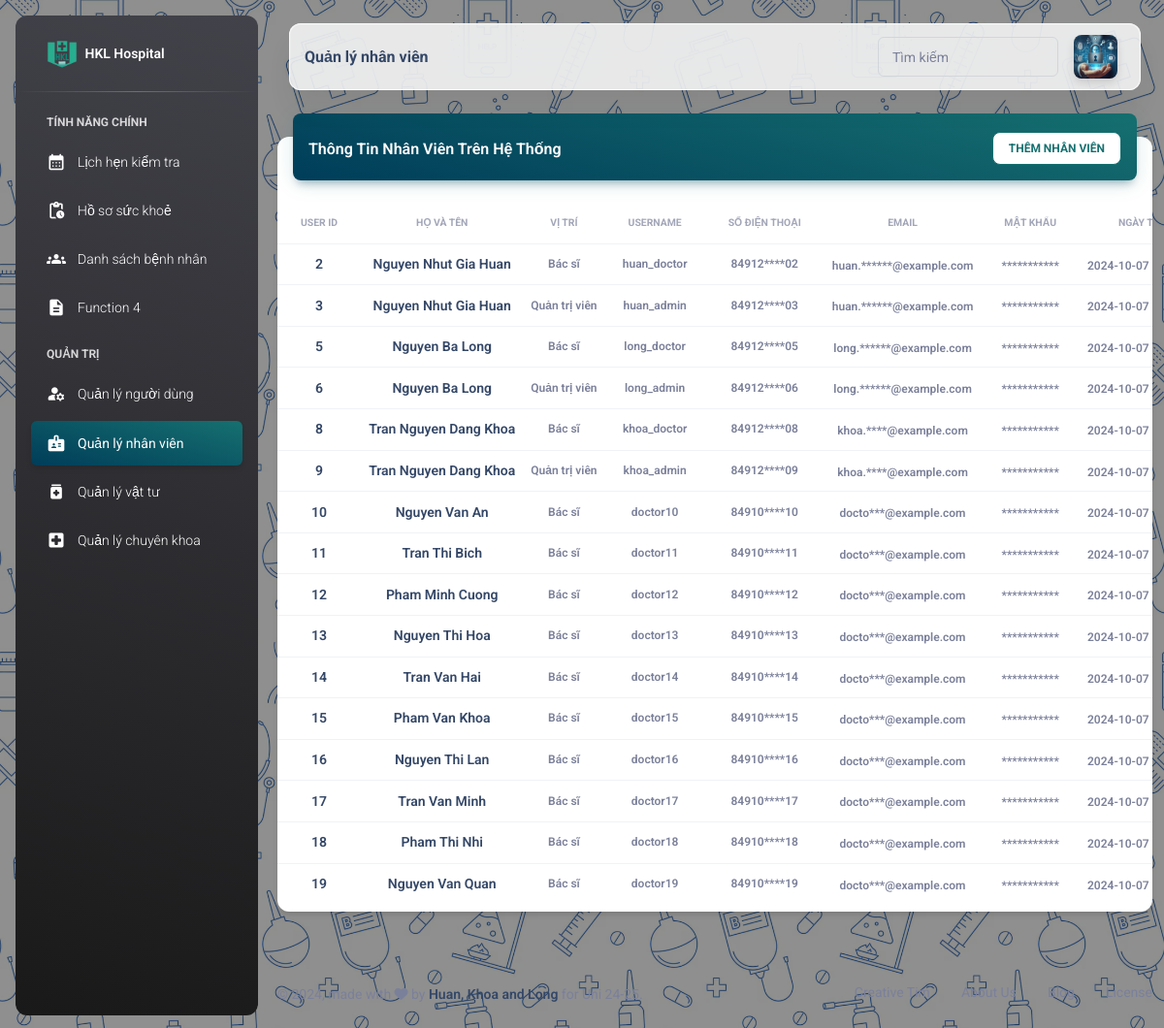
Before: /role-admin/employee.php (signed in) with the older database file.
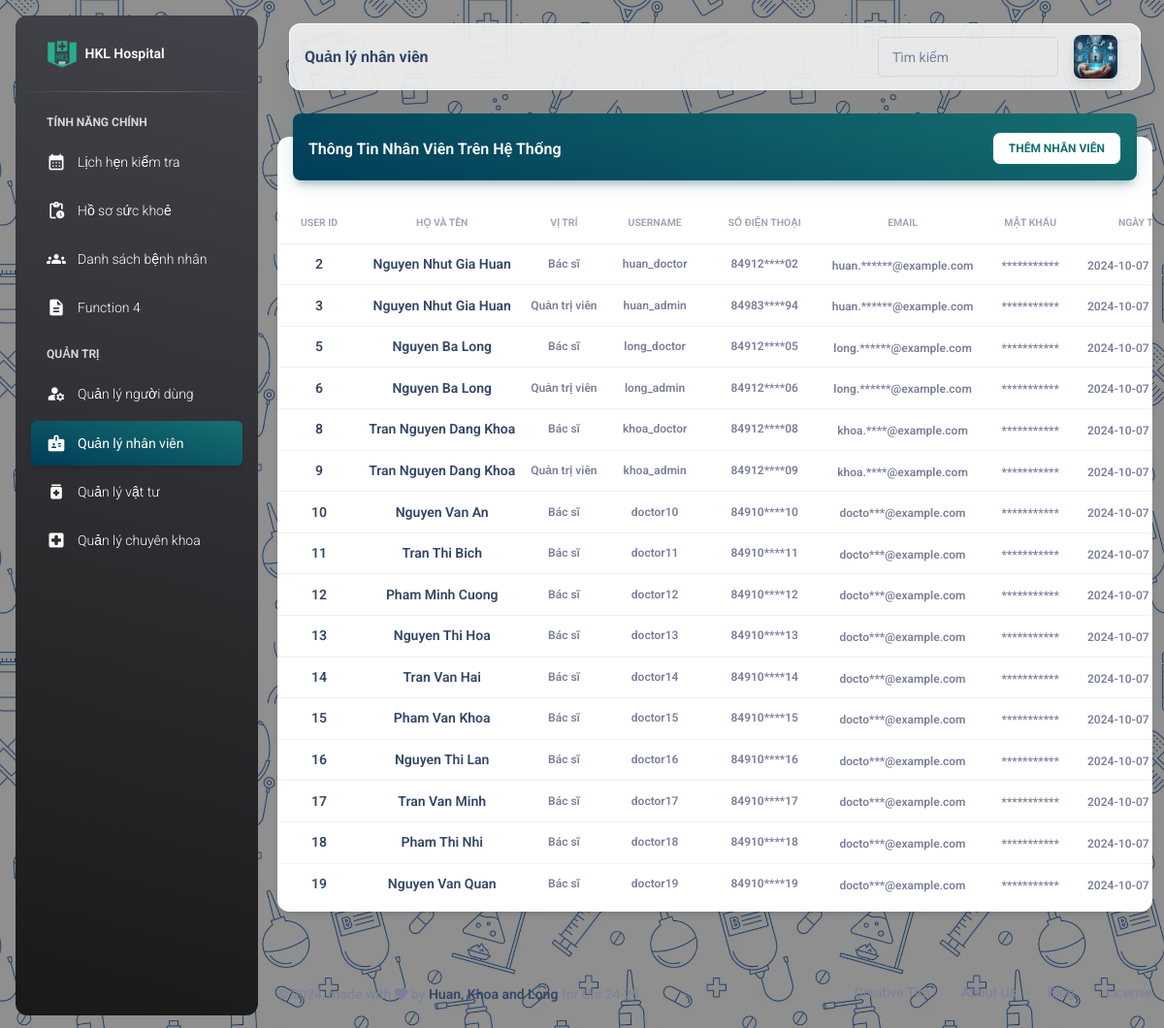
After: the same page with the newer database file.
### tables this page shows
CREATE TABLE `dim_user` (
  `user_id` int(11) NOT NULL,
  `user_name` varchar(255) DEFAULT NULL,
  `password` varchar(255) DEFAULT NULL,
  `email_address` varchar(255) DEFAULT NULL,
  `contact_no` bigint(11) DEFAULT NULL,
  `full_name` varchar(255) DEFAULT NULL,
  `created_at` timestamp NULL DEFAULT current_timestamp(),
  `updated_at` timestamp NULL DEFAULT NULL ON UPDATE current_timestamp(),
  `gender` varchar(25) DEFAULT NULL,
  `city` varchar(255) DEFAULT NULL,
  `address` varchar(255) DEFAULT NULL,
  `role` varchar(50) DEFAULT NULL,
  `specialty_id` int(11) DEFAULT NULL,
  `pricing` varchar(255) DEFAULT NULL
);

### role-admin/employee.php (the view, shortened to what the rows shown need)
<?php
include SITE_ROOT . ('/HMS-Nhom11/assets/include/config.php');
include SITE_ROOT . ('/HMS-Nhom11/assets/include/header.php');
?>
<head>
</head>
<body class="g-sidenav-show"
    style="background-image: url('../assets/image/Hospital_Seamless1.png'); background-size: 400px 400px;">
    <main class="main-content border-radius-lg ">
        <div class="container-fluid py-4">
            <div class="row">
                <div class="col-12">
                    <div class="card my-4">
                        <div class="card-body px-0 pb-2">
                            <div class="table-responsive p-0">
                                <table id="employeeTable" class="table align-items-center mb-0">
                                    <thead>
                                        <tr>
                                            <th
                                                class="text-center text-uppercase text-secondary text-xxs font-weight-bolder opacity-7">
                                                User ID</th>
                                            <th
                                                class="text-center text-uppercase text-secondary text-xxs font-weight-bolder opacity-7">
                                                Họ và Tên</th>
                                            <th
                                                class="text-center text-uppercase text-secondary text-xxs font-weight-bolder opacity-7">
                                                Vị trí</th>
                                            <th
                                                class="text-center text-uppercase text-secondary text-xxs font-weight-bolder opacity-7">
                                                Username</th>
                                            <th
                                                class="text-center text-uppercase text-secondary text-xxs font-weight-bolder opacity-7">
                                                Số điện thoại</th>
                                            <th
                                                class="text-center text-uppercase text-secondary text-xxs font-weight-bolder opacity-7">
                                                Email</th>
                                            <th
                                                class="text-center text-uppercase text-secondary text-xxs font-weight-bolder opacity-7">
                                                Mật khẩu</th>
                                            <th
                                                class="text-center text-uppercase text-secondary text-xxs font-weight-bolder opacity-7">
                                                Ngày tạo</th>
                                        </tr>
                                    </thead>
                                    <tbody>
                                        <?php
                                        $get_data_query = "SELECT * FROM `dim_user` WHERE `role` <> 'patient' ";
                                        $get_data = mysqli_query($conn, $get_data_query);
                                        $count = mysqli_num_rows($get_data);
                                        if ($count > 0) {
                                            $roleMapping = [
                                                "doctor" => "Bác sĩ",
                                                "admin" => "Quản trị viên",
                                                "patient" => "Bệnh nhân"
                                            ];
                                            while ($row = mysqli_fetch_assoc($get_data)) {
                                                $user_id = $row["user_id"];
                                                $fullname = $row["full_name"];
                                                $role = isset($roleMapping[$row["role"]]) ? $roleMapping[$row["role"]] : $row["role"];
                                                $user_name = $row["user_name"];
                                                $phone = substr($row["contact_no"], 0, 5)
                                                    . str_repeat('*', (strlen($row["contact_no"]) - 7))
                                                    . substr($row["contact_no"], -2);
                                                $emailaddress = substr($row["email_address"], 0, 5)
                                                    . str_repeat('*', (strlen($row["email_address"]) - 17))
                                                    . substr($row["email_address"], -12);
                                                $password = str_repeat('*', (strlen($row["password"])));
                                                $created_at = $row["created_at"];
                                                echo "<tr>";
                                                echo "<td class='align-middle text-center'>";
                                                echo "<h6 class='mb-0 text-sm'>" . $user_id . "</h6>";
                                                echo "</td>";
                                                echo "<td class='align-middle text-center'>";
                                                echo "<h6 class='mb-0 text-sm'>" . $fullname . "</h6>";
                                                echo "</td>";
                                                echo "<td class='align-middle text-center text-sm'>";
                                                echo "<p class='text-xs font-weight-bold mb-0'>" . $role . "</p>";
                                                echo "</td>";
                                                echo "<td class='align-middle text-center text-sm'>";
                                                echo "<p class='text-xs font-weight-bold mb-0'>" . $user_name . "</p>";
                                                echo "</td>";
                                                echo "<td class='align-middle text-center text-sm'>";
                                                echo "<p class='text-xs font-weight-bold mb-0'>" . $phone . "</p>";
                                                echo "</td>";
                                                echo "<td class='align-middle text-center'>";
                                                echo "<span class='text-secondary text-xs font-weight-bold'>" . $emailaddress . "</span>";
                                                echo "</td>";
                                                echo "<td class='align-middle text-center'>";
                                                echo "<span class='text-secondary text-xs font-weight-bold'>" . $password . "</span>";
                                                echo "</td>";
                                                echo "<td class='align-middle text-center'>";
                                                echo "<span class='text-secondary text-xs font-weight-bold'>" . $created_at . "</span>";
                                                echo "</td>";
                                                ?>
                                                </tr>
                                                <?php
                                            }
                                        } else {
                                            echo "Không tìm thấy người dùng.";
                                        }
                                        ?>
                                    </tbody>
                                </table>
                            </div>
                        </div>
                    </div>
                </div>
            </div>
        </div>
    </main>
    <?php
    include SITE_ROOT . ('/HMS-Nhom11/assets/include/footer.php');
    ?>

Changed rows visible on the page:
changed dim_user "huan_admin": contact_no "84912****03" → "84983****94"
